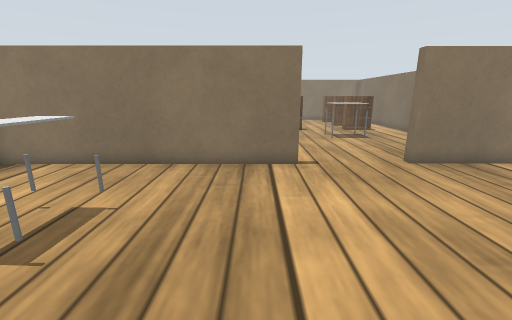
view 1 (above)

16 first-person views from a walk through a Gazebo world. The camera is 1.2 m above the floor, tilts 14° down and sees 90° across. The floor is counted in squares, 0.5 m on a side. Each view is taken from the middle of a square. On the plan, view 1 faces up. The plan holds only what a view shows up to about 17 squares ahead; the rest is blank. Gazebo's built-in surfaces are drawn with simple patterns. Surface patterns are stand-ins for the level's own textures.

view 2
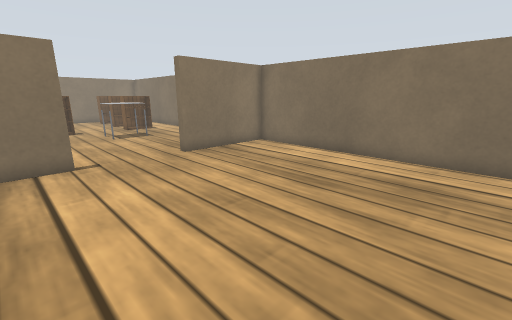

view 3
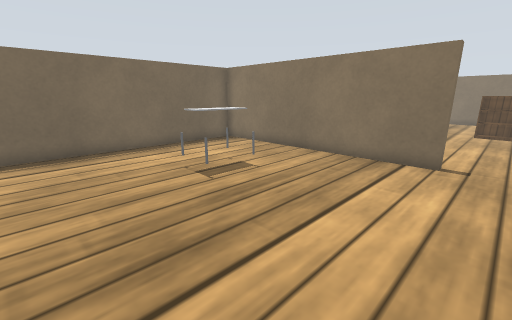

view 4
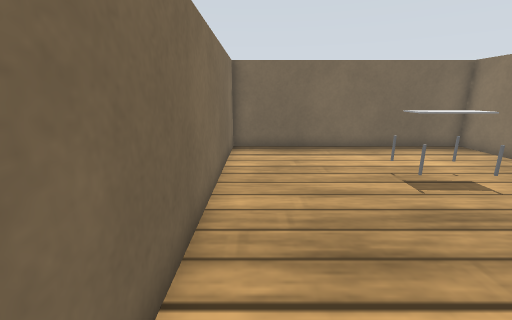

view 5
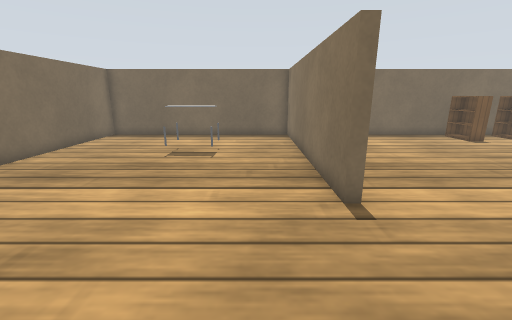

view 6
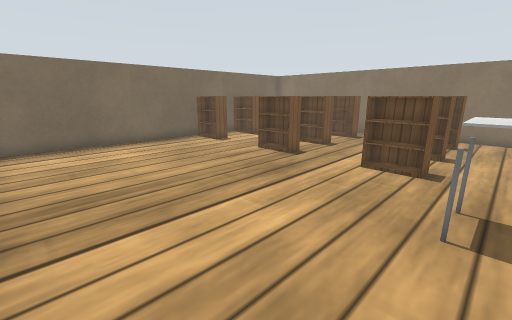

view 7
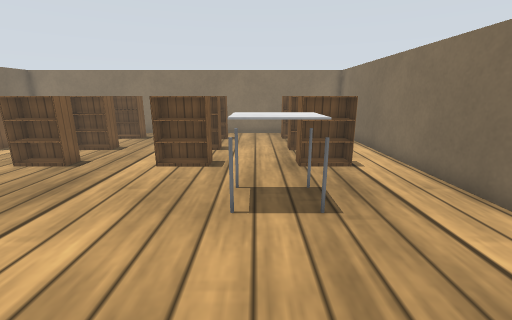

view 8
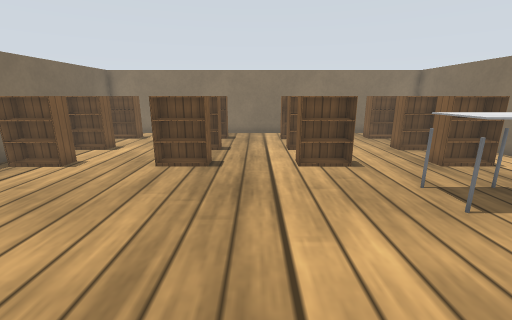

view 9
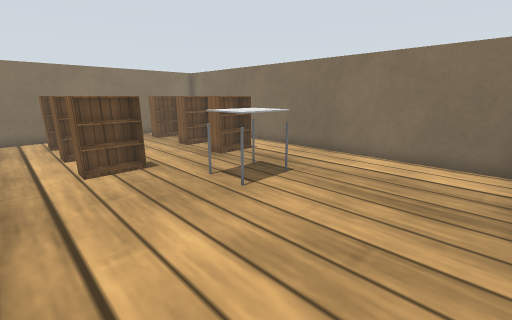

view 10
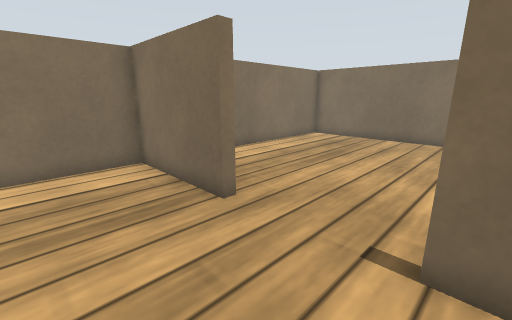

view 11
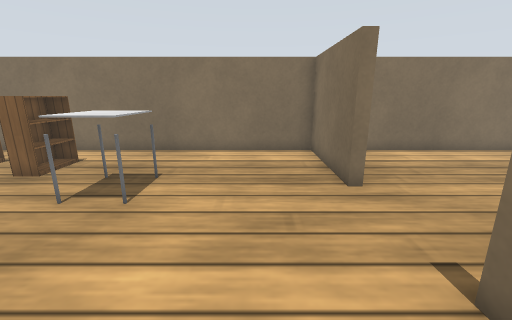

view 12
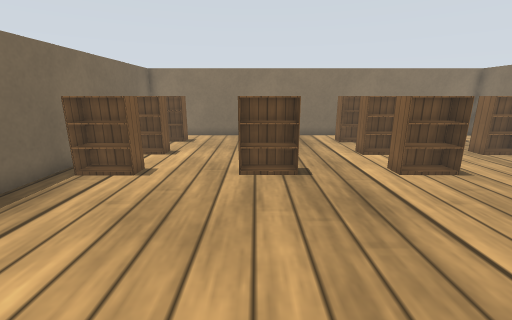

view 13
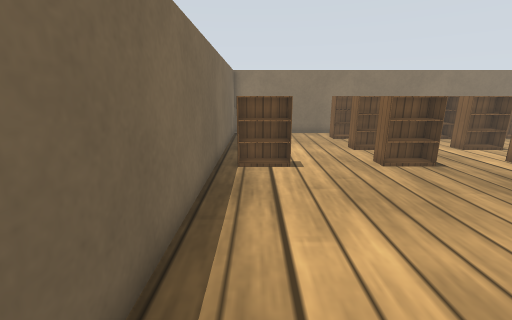

view 14
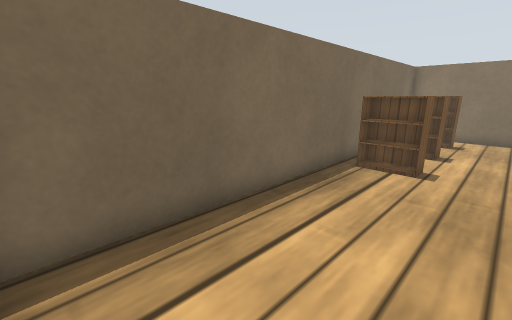

view 15
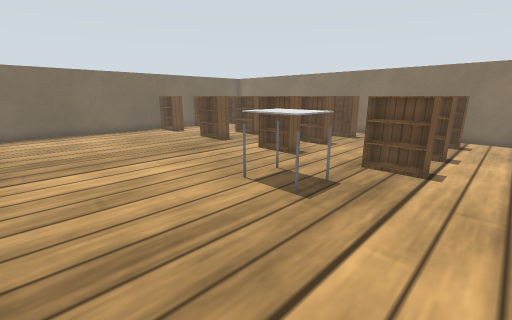

view 16
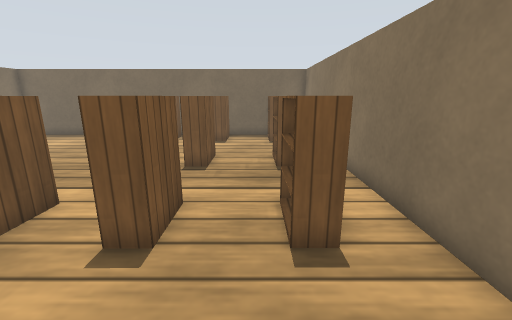

### Floor plan
Ten units are one square. View 1 is at (0, 0); x grows to the right and y downward. Boxes are objects, and circles mark ways between rooms. Rooms are numbered by the first view taken in them; rooms with no view inside come last. Other rooms are left out.
<svg viewBox="-99 -276 209 302">
<path fill="none" stroke="#000" d="M15 -90 -94 -90 -94 21 105 21 105 -90 56 -90M6 -94 15 -94 15 -90M56 -90 56 -94 105 -94 105 -271 -94 -271 -94 -94 -80 -94"/>
<rect x="-55" y="-55" width="20" height="30" fill="#bbb"><title>table</title></rect>
<rect x="-85" y="-195" width="20" height="10" fill="#bbb"><title>bookshelf</title></rect>
<rect x="-85" y="-225" width="20" height="10" fill="#bbb"><title>bookshelf</title></rect>
<rect x="-85" y="-255" width="20" height="10" fill="#bbb"><title>bookshelf</title></rect>
<rect x="-35" y="-195" width="20" height="10" fill="#bbb"><title>bookshelf</title></rect>
<rect x="-35" y="-225" width="20" height="10" fill="#bbb"><title>bookshelf</title></rect>
<rect x="-35" y="-255" width="20" height="10" fill="#bbb"><title>bookshelf</title></rect>
<rect x="15" y="-195" width="20" height="10" fill="#bbb"><title>bookshelf</title></rect>
<rect x="15" y="-225" width="20" height="10" fill="#bbb"><title>bookshelf</title></rect>
<rect x="15" y="-255" width="20" height="10" fill="#bbb"><title>bookshelf</title></rect>
<rect x="45" y="-165" width="20" height="20" fill="#bbb"><title>table</title></rect>
<rect x="65" y="-195" width="20" height="10" fill="#bbb"><title>bookshelf</title></rect>
<rect x="65" y="-225" width="20" height="10" fill="#bbb"><title>bookshelf</title></rect>
<rect x="65" y="-255" width="20" height="10" fill="#bbb"><title>bookshelf</title></rect>
<circle cx="35" cy="-90" r="3" fill="#2a7"/>
<text x="0" y="-40">1</text>
<text x="10" y="-180">2</text>
</svg>
Room 1 opens to room 2.

Where each view was taken, in squares from view 1:
view 1: 0 up, 0 right, facing up
view 2: 1 down, 0 right, facing up-right
view 3: 1 down, 3 right, facing up-left
view 4: 1 down, 3 right, facing left
view 5: 7 up, 7 right, facing left
view 6: 10 up, 5 right, facing up-left
view 7: 10 up, 5 right, facing up
view 8: 10 up, 0 right, facing up
view 9: 10 up, 0 right, facing up-right
view 10: 13 up, 1 right, facing down-right
view 11: 12 up, 1 left, facing right
view 12: 11 up, 3 left, facing up
view 13: 10 up, 8 left, facing up
view 14: 10 up, 5 left, facing up-left
view 15: 10 up, 10 right, facing up-left
view 16: 24 up, 7 right, facing left
